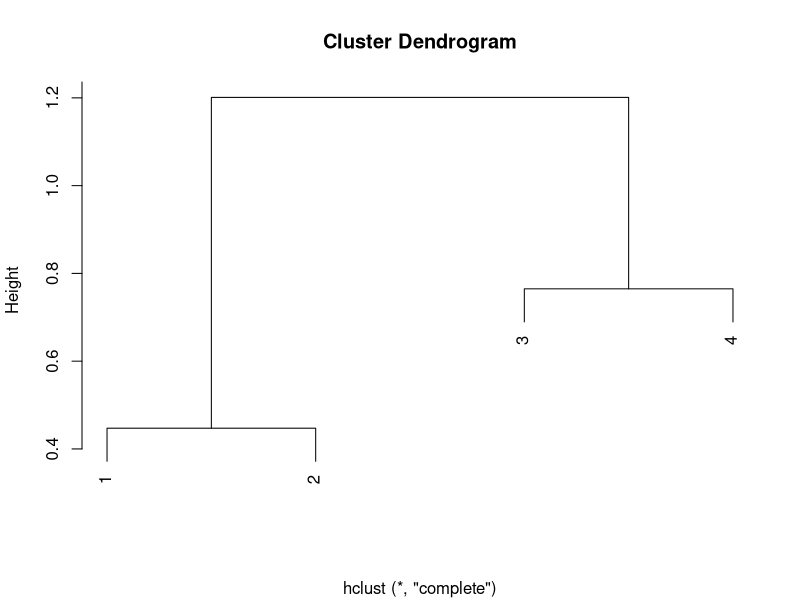
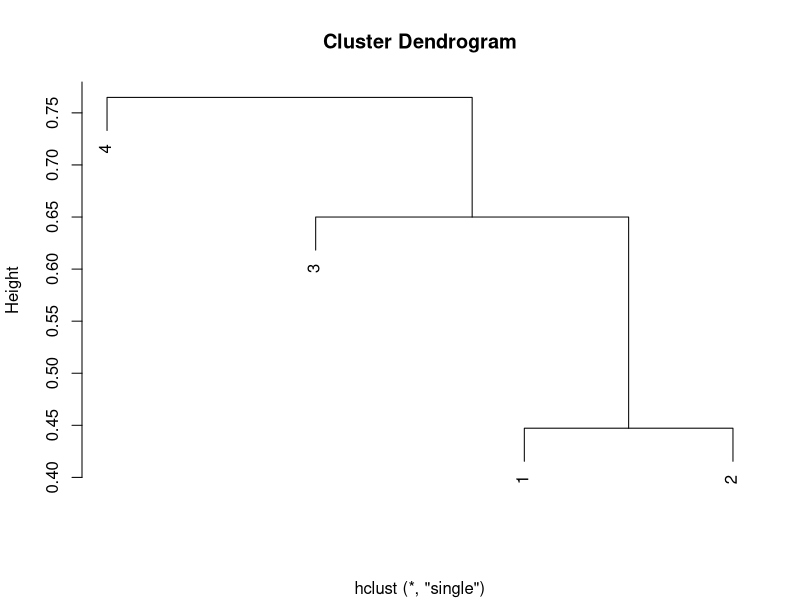

The R source for these figures, in order: (Note: this script raises an error after producing the figures.)
## ---- chunk 1
knitr::opts_chunk$set(echo = TRUE)
## ---- chunk 2
#10.2.a
dis_matrix <- matrix(c(0, 0.3, 0.4, 0.7, 0.3, 0.0, 0.5, 0.8, 0.4, 0.5, 0.0, 0.45, 0.7, 0.8, 0.45, 0), nrow = 4, ncol = 4, byrow = FALSE)
plot(hclust(dist(dis_matrix)),xlab='')

## ---- chunk 3
plot(hclust(dist(dis_matrix),method='single'),xlab='')
## ---- chunk 4
#10.3.a
k_set <- data.frame("X1" = c(1, 1, 0, 5, 6, 4), "X2" = c(4, 3, 4, 1, 2, 0))
k_set %>% ggplot(aes(X1, X2)) + geom_point()

## ---- chunk 5
#10.3.b
set.seed(1)
labels=sample(1:3,6, replace= TRUE)
k_set=cbind(k_set,labels)
k_set
